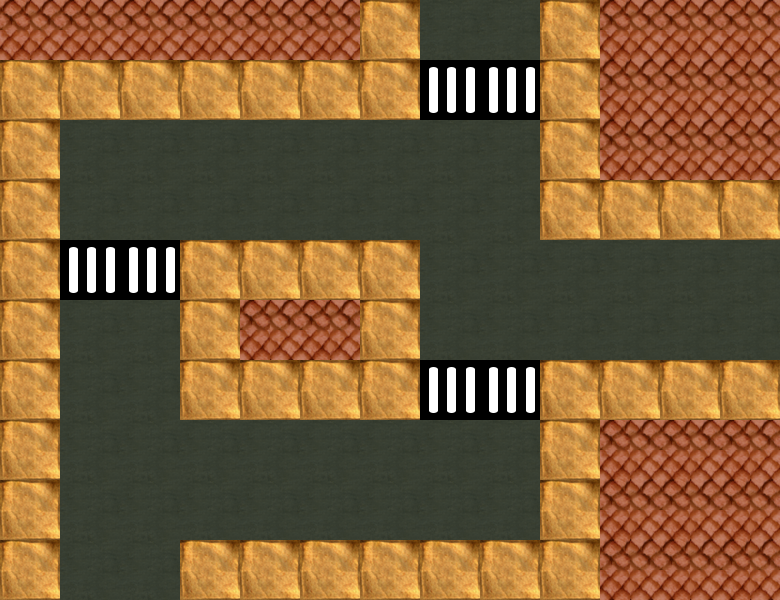

The image is a tile-based game level rendered from a .tmx file. Its description and complete source (layers, tilesets, objects, tile grids) follow:
An orthogonal 13x10 tile map with 60x60 px tiles, 1 tile layer (Tile Layer 1).

<map version="1.0" orientation="orthogonal" width="13" height="10" tilewidth="60" tileheight="60">
 <tileset firstgid="1" name="map_tiles (2)" tilewidth="60" tileheight="60">
  <image source="map/map_tiles (2).png" width="180" height="360" />
  <terraintypes>
   <terrain name="pavement" tile="0" />
   <terrain name="street" tile="3" />
   <terrain name="grass" tile="6" />
   <terrain name="pedwalk" tile="9" />
  </terraintypes>
 </tileset>
 <layer name="Tile Layer 1" width="13" height="10">
  <data encoding="csv">
7,7,7,7,7,7,1,4,4,1,7,7,7,
1,1,1,1,1,1,1,10,10,1,7,7,7,
1,4,4,4,4,4,4,4,4,1,7,7,7,
1,4,4,4,4,4,4,4,4,1,1,1,1,
1,10,10,1,1,1,1,4,4,4,4,4,4,
1,4,4,1,7,7,1,4,4,4,4,4,4,
1,4,4,1,1,1,1,10,10,1,1,1,1,
1,4,4,4,4,4,4,4,4,1,7,7,7,
1,4,4,4,4,4,4,4,4,1,7,7,7,
1,4,4,1,1,1,1,1,1,1,7,7,7
</data>
 </layer>
</map>